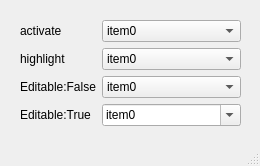
<?xml version="1.0" encoding="UTF-8"?>
<ui version="4.0">
 <class>MainWindow</class>
 <widget class="QMainWindow" name="MainWindow">
  <property name="geometry">
   <rect>
    <x>0</x>
    <y>0</y>
    <width>260</width>
    <height>166</height>
   </rect>
  </property>
  <property name="windowTitle">
   <string>MainWindow</string>
  </property>
  <widget class="QWidget" name="centralwidget">
   <widget class="QWidget" name="formLayoutWidget">
    <property name="geometry">
     <rect>
      <x>20</x>
      <y>20</y>
      <width>221</width>
      <height>108</height>
     </rect>
    </property>
    <layout class="QFormLayout" name="formLayout">
     <item row="0" column="0">
      <widget class="QLabel" name="lblActivate">
       <property name="text">
        <string>activate</string>
       </property>
      </widget>
     </item>
     <item row="0" column="1">
      <widget class="QComboBox" name="cboActivate">
       <item>
        <property name="text">
         <string>item0</string>
        </property>
       </item>
       <item>
        <property name="text">
         <string>item1</string>
        </property>
       </item>
       <item>
        <property name="text">
         <string>item2</string>
        </property>
       </item>
       <item>
        <property name="text">
         <string>item3</string>
        </property>
       </item>
      </widget>
     </item>
     <item row="1" column="0">
      <widget class="QLabel" name="lblHighlight">
       <property name="text">
        <string>highlight</string>
       </property>
      </widget>
     </item>
     <item row="1" column="1">
      <widget class="QComboBox" name="cboHighlight">
       <item>
        <property name="text">
         <string>item0</string>
        </property>
       </item>
       <item>
        <property name="text">
         <string>item1</string>
        </property>
       </item>
       <item>
        <property name="text">
         <string>item2</string>
        </property>
       </item>
       <item>
        <property name="text">
         <string>item3</string>
        </property>
       </item>
      </widget>
     </item>
     <item row="2" column="0">
      <widget class="QLabel" name="lblEditableFalse">
       <property name="text">
        <string>Editable:False</string>
       </property>
      </widget>
     </item>
     <item row="2" column="1">
      <widget class="QComboBox" name="cboEditableFalse">
       <item>
        <property name="text">
         <string>item0</string>
        </property>
       </item>
       <item>
        <property name="text">
         <string>item1</string>
        </property>
       </item>
       <item>
        <property name="text">
         <string>item2</string>
        </property>
       </item>
       <item>
        <property name="text">
         <string>item3</string>
        </property>
       </item>
      </widget>
     </item>
     <item row="3" column="0">
      <widget class="QLabel" name="lblEditableTrue">
       <property name="text">
        <string>Editable:True</string>
       </property>
      </widget>
     </item>
     <item row="3" column="1">
      <widget class="QComboBox" name="cboEditableTrue">
       <property name="editable">
        <bool>true</bool>
       </property>
       <item>
        <property name="text">
         <string>item0</string>
        </property>
       </item>
       <item>
        <property name="text">
         <string>item1</string>
        </property>
       </item>
       <item>
        <property name="text">
         <string>item2</string>
        </property>
       </item>
       <item>
        <property name="text">
         <string>item3</string>
        </property>
       </item>
      </widget>
     </item>
    </layout>
   </widget>
  </widget>
  <widget class="QMenuBar" name="menubar">
   <property name="geometry">
    <rect>
     <x>0</x>
     <y>0</y>
     <width>260</width>
     <height>19</height>
    </rect>
   </property>
  </widget>
  <widget class="QStatusBar" name="statusbar"/>
 </widget>
 <resources/>
 <connections/>
</ui>
